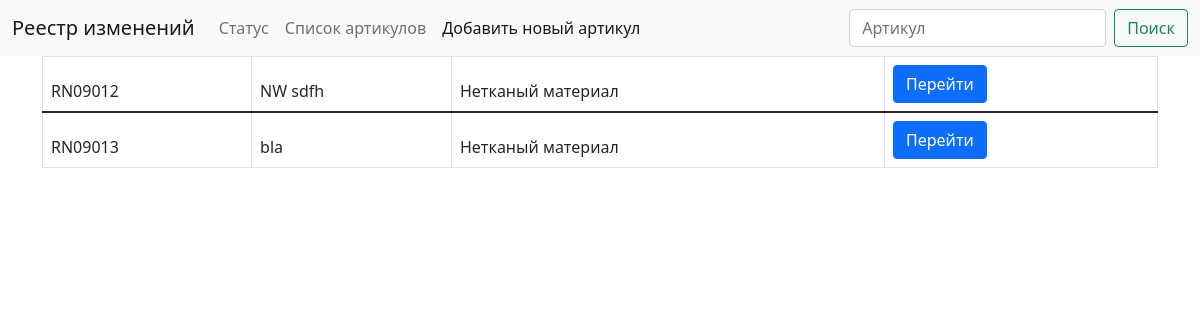
The app's page /list, older data.
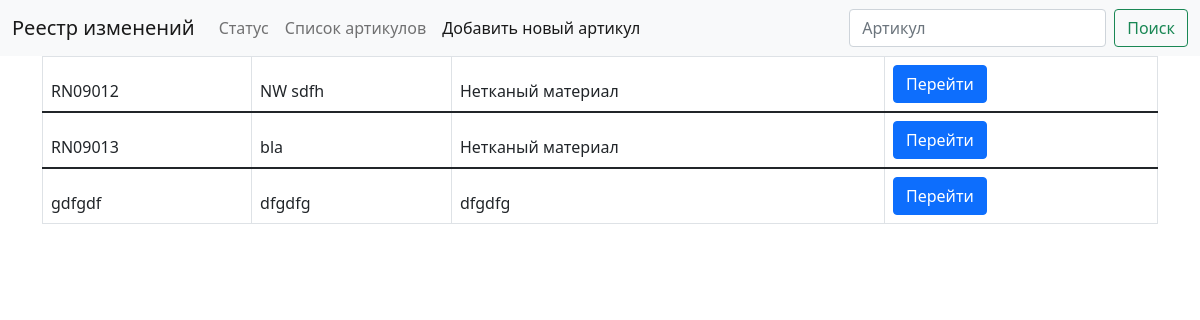
The same page, newer data.
### main/models.py (models this page shows, shortened)
class Raw (models.Model):
    num = models.CharField(max_length=200)#артикул сырья
    title = models.CharField(max_length=200)#наименование
    rtitle = models.CharField(max_length=200)#навзвание слоя на русском

### main/views.py (the view)
# urls.py: path('list', views.list, name='list')
def list(request):
    raws=Raw.objects.all()
    return render(request, 'main/list.html',{'raws':raws})

### main/templates/main/list.html (shortened to what this page needs)
{% extends 'main/base.html' %}
{% block content%}
<div class="container">
<table class="table table-bordered">
{% for raw in raws %}
<thead>
    <tr>
        <td>{{ raw.num }}</td>
        <td>{{ raw.title }}</td>
        <td>{{ raw.rtitle }}</td>
        <td >
                <div class="btn-group" role="group" aria-label="Basic example">
                    <a href="/" type="button" class="btn btn-primary" >Перейти</a>
                </div>
         </td>
         </tr>
         </thead>
{% endfor %}
</table>
</div>
{%endblock%}

Row changes from the older to the newer data that the page shows:
added Raw: num "gdfgdf", title "dfgdfg", rtitle "dfgdfg"
